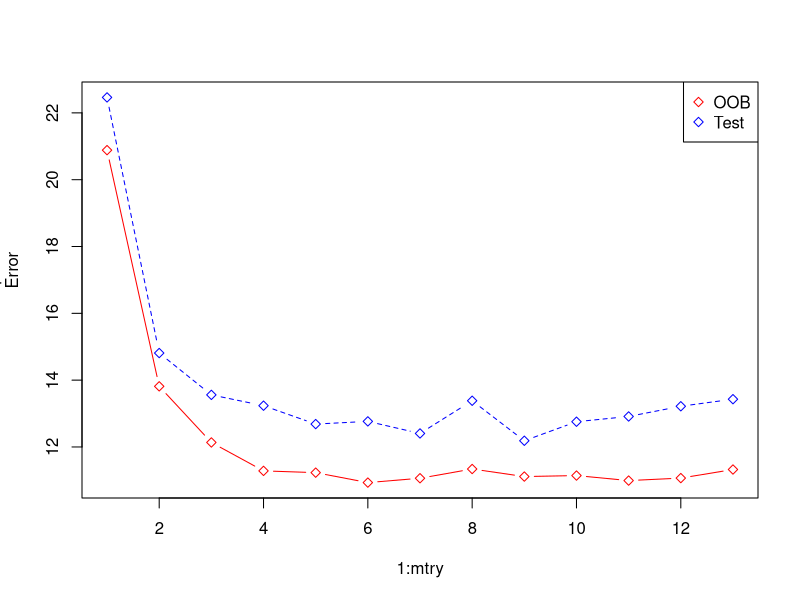

Source code (R): (Note: this script raises an error after producing the figure.)
library(MASS)
#data(package="MASS")
boston<-Boston
dim(boston)
names(boston)
#LOAD RANDOM FOREST PACKAGE
require(randomForest)
#SET SEED AND CREATE A SAMPLE TRAINING SET OF 300 OBSERVATIONS
set.seed(101)
train=sample(1:nrow(boston),300)
#LETS FIT THE RANDOM FOREST AND SEE HOW IT WORKS
rf.boston=randomForest(medv~.,data=boston,subset=train)
rf.boston
#LETS STORE THE MEAN SQUARE ERROR ON THE OBJECT (OUT OF BAG ERROR)
oob.err=double(13)
# TEST ERROR: MEAN SQUARE ERROR WHICH IS EQUALS TO MEAN((medv-pred)^2)
test.err=double(13)
for(mtry in 1:13)
{
  fit=randomForest(medv~.,data=boston,subset=train,mtry=mtry,ntree=350)
  oob.err[mtry]=fit$mse[350]
  pred=predict(fit,boston[-train,])
  test.err[mtry]=with(boston[-train,], mean((medv-pred)^2))
}
#lets plot the
matplot(1:mtry, cbind(test.err,oob.err),pch=23,col=c("red","blue"),type="b",ylab="meansquared
        Error")
legend("topright",legend=c("OOB","Test"),pch=23,col=c("red","blue"))



data("Boston", package = "MASS")
# Split the data into training and test set
set.seed(123)
training.samples <- Boston$medv %>% createDataPartition(p = 0.8, list = FALSE)
train.data  <- Boston[training.samples, ]
test.data <- Boston[-training.samples, ]
model1 <- lm(medv ~., data = train.data)
# Make predictions
predictions <- model1 %>% predict(test.data)
# Model performance
data.frame(
  RMSE = RMSE(predictions, test.data$medv),
  R2 = R2(predictions, test.data$medv)
)
car::vif(model1)
